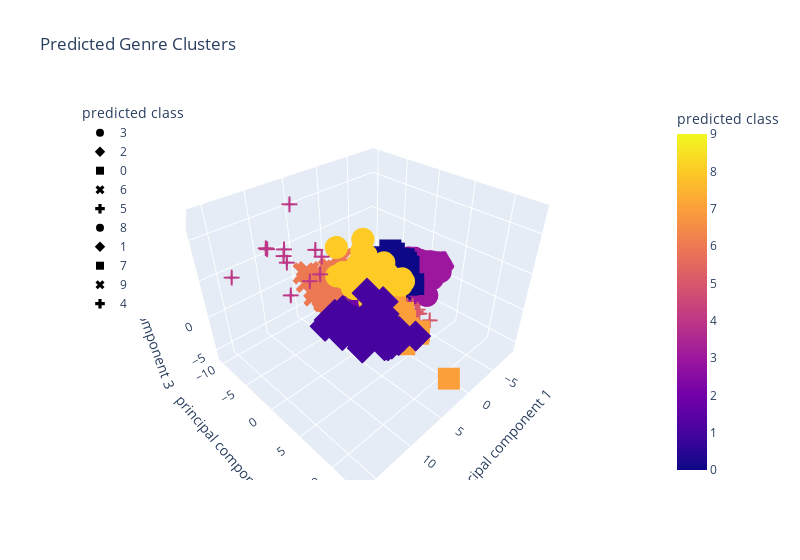

Notebook code cell kept with this figure:
### Code cell
# Plotting clusters with three features
fig = px.scatter_3d(df_pca, x="principal component 1", y="principal component 2", z="principal component 3",
                    color="predicted class", symbol="predicted class", width=800, title="Predicted Genre Clusters",
                    hover_data=["actual class"])
fig.update_layout(legend=dict(x=0, y=1))
fig.show()
